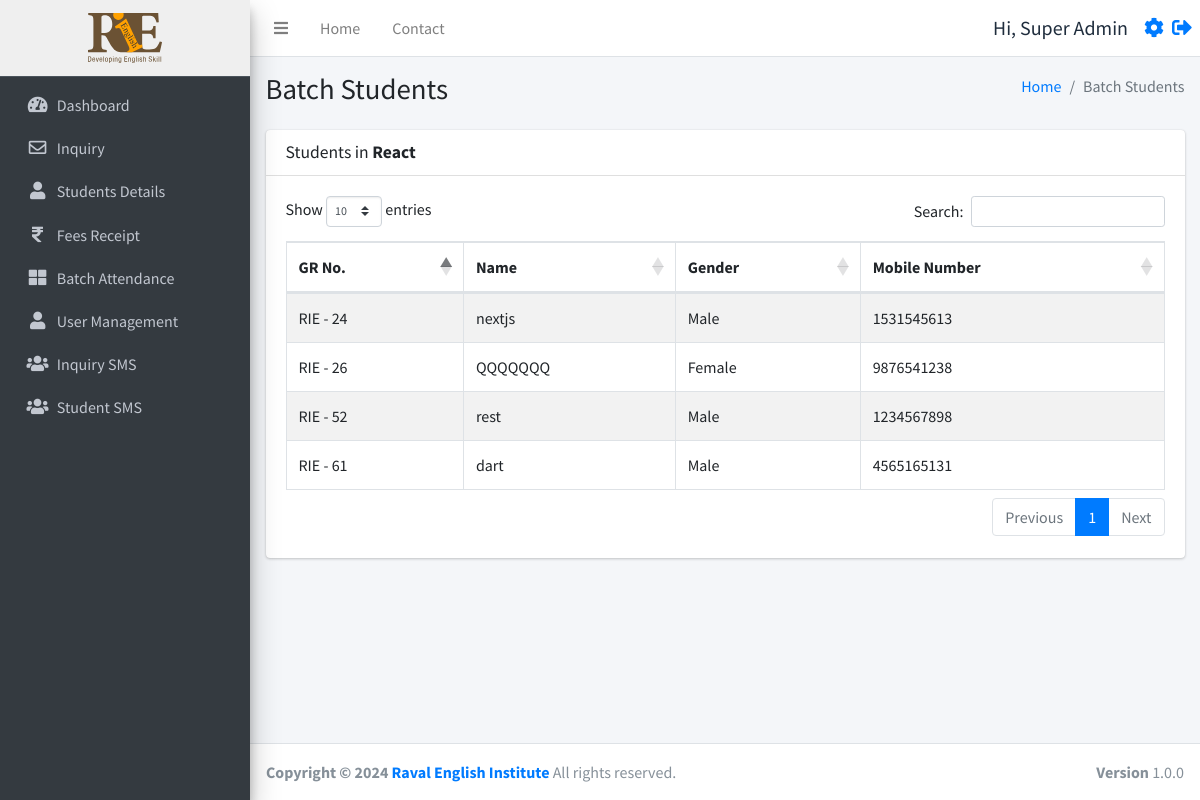
Page /batch_students.php?id=11 (signed in) on the earlier database version.
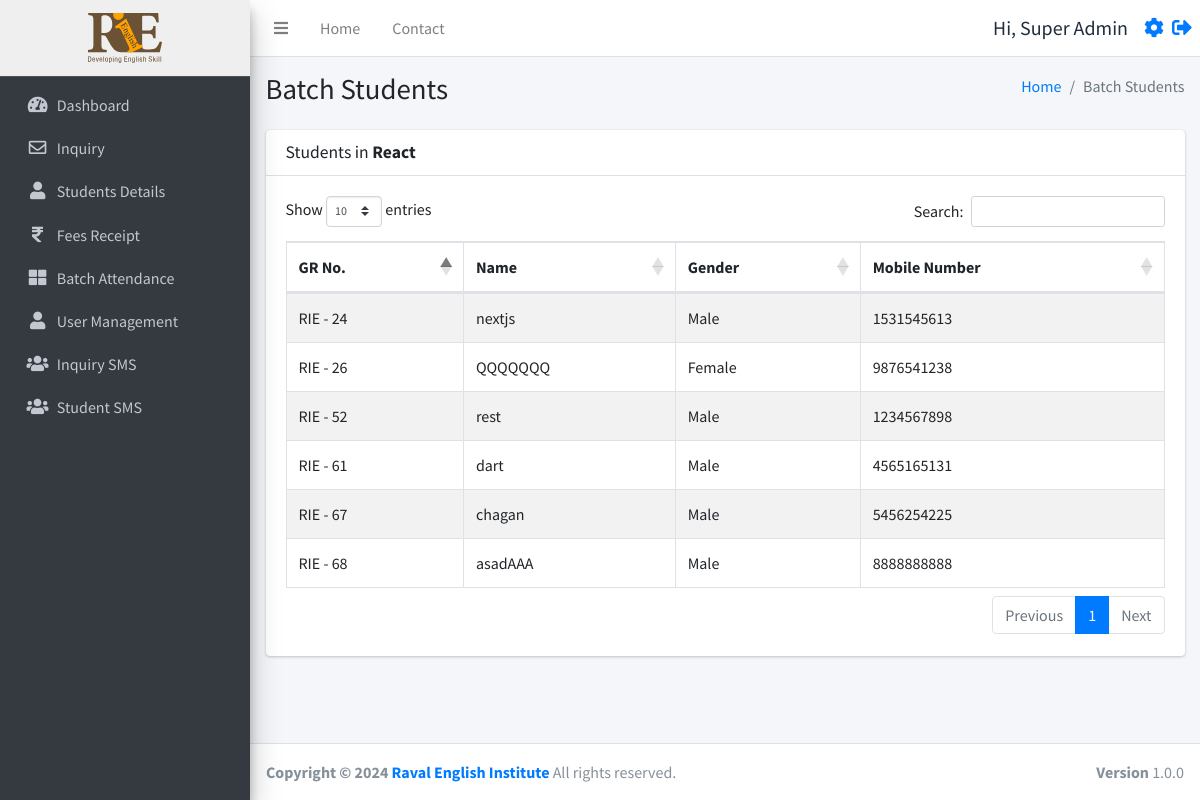
Same page on the later database version.
### tables this page shows
CREATE TABLE `studentinfo` (
  `id` int(11) NOT NULL,
  `name` varchar(255) DEFAULT NULL,
  `batch` int(11) DEFAULT NULL,
  `batch_name` varchar(255) DEFAULT NULL,
  `father_name` varchar(255) DEFAULT NULL,
  `mother_name` varchar(255) DEFAULT NULL,
  `dob` date DEFAULT NULL,
  `gender` varchar(50) DEFAULT NULL,
  `mobile_number` varchar(15) DEFAULT NULL,
  `fee_status` int(10) DEFAULT NULL,
  `profession` varchar(100) DEFAULT NULL,
  `address` varchar(255) DEFAULT NULL,
  `admission_time` date DEFAULT NULL,
  `created_at` datetime NOT NULL DEFAULT current_timestamp(),
  `pending_fees` int(10) DEFAULT 0,
  `discount` int(10) NOT NULL,
  `total_fees` int(11) NOT NULL,
  `paid_fees` int(11) NOT NULL,
  `father_number` varchar(50) NOT NULL,
  `home_number` varchar(50) NOT NULL,
  `reference` varchar(200) DEFAULT NULL,
  `father_profession` varchar(200) DEFAULT NULL,
  `workplace_address` varchar(255) DEFAULT NULL,
  `aadharcard_number` varchar(20) DEFAULT NULL,
  `joining_purpose` varchar(255) DEFAULT NULL,
  `extratime_daily` varchar(255) DEFAULT NULL
);

### function.php (called while the page is built, shortened)
<?php
require_once('db.php');
function selectFromTable($tableName, $columns, $whereConditions) {
    global $db;
    try {
        $sql = "SELECT " . implode(', ', $columns) . " FROM $tableName";
        if (!empty($whereConditions)) {
            $sql .= " WHERE " . implode(' AND ', array_map(function ($col) {
                return "$col = :$col";
            }, array_keys($whereConditions)));
        }
        $stmt = $db->prepare($sql);
        foreach ($whereConditions as $col => $value) {
            $stmt->bindValue(":$col", $value);
        }
        $stmt->execute();
        return $stmt->fetchAll(PDO::FETCH_ASSOC);
    } catch (PDOException $e) {
        return false;
    }
}
?>

### batch_students.php (the view, shortened to what this page needs)
<!DOCTYPE html>
<html lang="en">
<head>
</head>
<body>
    <div class="wrapper">
        <?php include ('./header.php'); ?>
        <?php require_once 'function.php'; ?>
        <div class="content-wrapper">
            <div class="content-header">
                <div class="container-fluid">
                    <div class="row mb-2">
                        <div class="col-sm-6">
                            <h1>Batch Students</h1>
                        </div>
                        <div class="col-sm-6">
                            <ol class="breadcrumb float-sm-right">
                                <li class="breadcrumb-item"><a href="./dashboard.php">Home</a></li>
                                <li class="breadcrumb-item active">Batch Students</li>
                            </ol>
                        </div>
                    </div>
                </div>
            </div>
            <section class="content">
                <div class="container-fluid">
                    <div class="row">
                        <div class="col-12">
                            <div class="card">
                                <div class="card-header">
                                    <?php
                                    $batchId = isset($_GET['id']) ? intval($_GET['id']) : 0;
                                    $batchName = selectFromTable('batch_table', ['name'], ['id' => $batchId])[0]['name'] ?? 'Unknown Batch';
                                    ?>
                                    <h3 class="card-title">Students in
                                        <b><?php echo htmlspecialchars($batchName); ?></b>
                                    </h3>
                                </div>
                                <div class="card-body">
                                    <table id="example1" class="table table-bordered table-striped">
                                        <thead>
                                            <tr>
                                                <th>GR No.</th>
                                                <th>Name</th>
                                                <th>Gender</th>
                                                <th>Mobile Number</th>
                                            </tr>
                                        </thead>
                                        <tbody>
                                            <?php
                                            $batchId = isset($_GET['id']) ? intval($_GET['id']) : 0;
                                            $students = selectFromTable('studentinfo', ['id', 'name', 'gender', 'mobile_number'], ['batch' => $batchId]);
                                            foreach ($students as $student) {
                                                echo "<tr>";
                                                echo "<td>RIE - " . htmlspecialchars($student['id']) . "</td>";
                                                echo "<td>" . htmlspecialchars($student['name']) . "</td>";
                                                echo "<td>" . htmlspecialchars($student['gender']) . "</td>";
                                                echo "<td>" . htmlspecialchars($student['mobile_number']) . "</td>";
                                                echo "</tr>";
                                            }
                                            ?>
                                        </tbody>
                                    </table>
                                </div>
                            </div>
                        </div>
                    </div>
                </div>
            </section>
        </div>
        <?php include ('./footer.php'); ?>

Differences in the rows shown:
added studentinfo: id "67", name "chagan", gender "Male", mobile_number "5456254225"
added studentinfo: id "68", name "asadAAA", gender "Male", mobile_number "8888888888"
